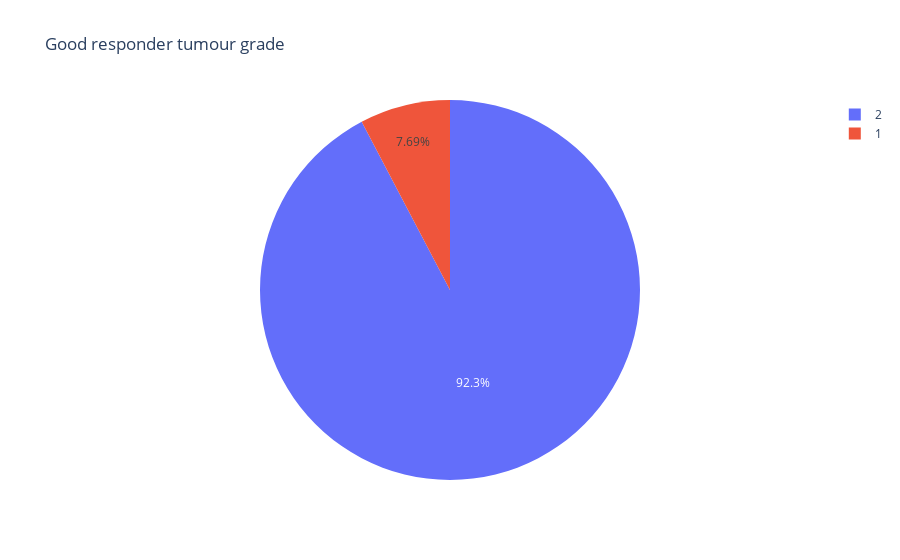
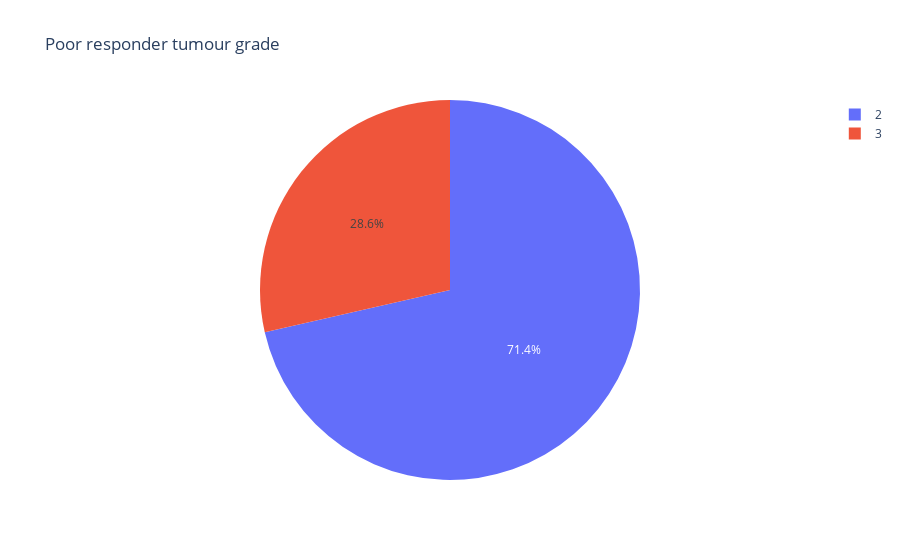

The notebook cell these images were saved under, in order:
### Code cell
color={'1':'red','2':'blue','3':'green'}

fig = px.pie(X_good, values=[1]*X_good.shape[0], names='Grade ',title="Good responder tumour grade")
fig.show()
 
fig = px.pie(X_poor, values=[1]*X_poor.shape[0], names='Grade ',title="Poor responder tumour grade")
fig.show()

### Figure 1 — Plotly figure (JSON) as saved in the notebook; plotly's stock layout.template omitted (floating-point values rounded to 4 significant figures)
{"data": [{"domain": {"x": [0, 1], "y": [0, 1]}, "hovertemplate": "Grade =%{label}<br>value=%{value}<extra></extra>", "labels": [2, 2, 2, 2, 2, 2, 2, 2, 2, 2, 1, 2, 2], "legendgroup": "", "name": "", "showlegend": true, "type": "pie", "values": [1, 1, 1, 1, 1, 1, 1, 1, 1, 1, 1, 1, 1]}], "layout": {"legend": {"tracegroupgap": 0}, "title": {"text": "Good responder tumour grade"}}}

### Figure 2 — Plotly figure (JSON) as saved in the notebook; plotly's stock layout.template omitted (floating-point values rounded to 4 significant figures)
{"data": [{"domain": {"x": [0, 1], "y": [0, 1]}, "hovertemplate": "Grade =%{label}<br>value=%{value}<extra></extra>", "labels": [3, 2, 2, 2, 2, 3, 2], "legendgroup": "", "name": "", "showlegend": true, "type": "pie", "values": [1, 1, 1, 1, 1, 1, 1]}], "layout": {"legend": {"tracegroupgap": 0}, "title": {"text": "Poor responder tumour grade"}}}
